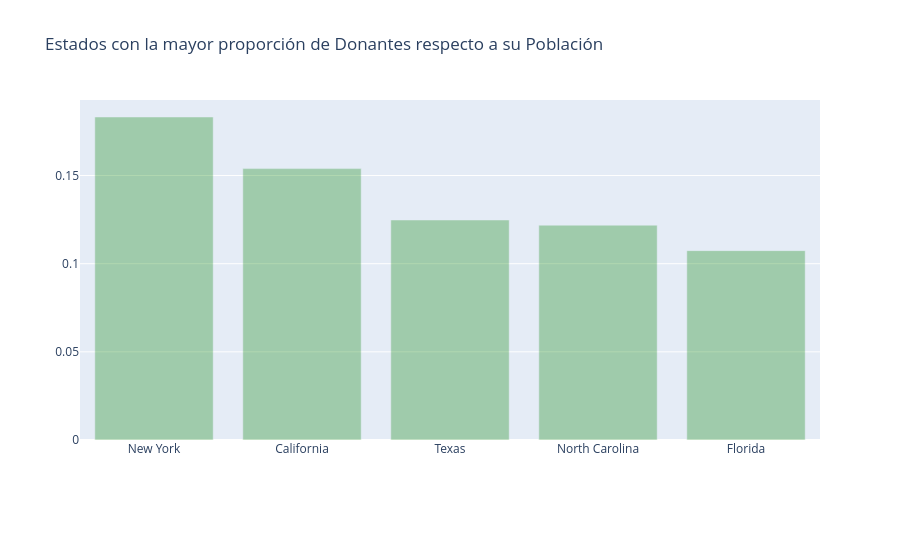

Here is the notebook cell this chart was saved with:
### Markdown cell above
## 2.3 Estados con la mayor **proporción de donantes por habitante** <a id='s2.3'></a>

### Code cell
# Población de cada estado según el censo de 2013
census_2013 = {'Mississippi': 2991207, 'Iowa': 3090416, 'Oklahoma': 3850568, 'Delaware': 925749, 'Minnesota': 5420380, 'Alaska': 735132, 'Illinois': 12882135, 'Arkansas': 2959373, 'New Mexico': 2085287, 'Indiana': 6570902, 'Maryland': 5928814, 'Louisiana': 4625470, 'Texas': 26448193, 'Wyoming': 582658, 'Arizona': 6626624, 'Wisconsin': 5742713, 'Michigan': 9895622, 'Kansas': 2893957, 'Utah': 2900872, 'Virginia': 8260405, 'Oregon': 3930065, 'Connecticut': 3596080, 'New York': 19651127, 'California': 38332521, 'Massachusetts': 6692824, 'West Virginia': 1854304, 'South Carolina': 4774839, 'New Hampshire': 1323459, 'Vermont': 626630, 'Georgia': 9992167, 'North Dakota': 723393, 'Pennsylvania': 12773801, 'Florida': 19552860, 'Hawaii': 1404054, 'Kentucky': 4395295, 'Rhode Island': 1051511, 'Nebraska': 1868516, 'Missouri': 6044171, 'Ohio': 11570808, 'Alabama': 4833722, 'South Dakota': 844877, 'Colorado': 5268367, 'Idaho': 1612136, 'New Jersey': 8899339, 'Washington': 6971406, 'North Carolina': 9848060, 'Tennessee': 6495978, 'Montana': 1015165, 'District of Columbia': 646449, 'Nevada': 2790136, 'Maine': 1328302}

# Contamos cuántos donantes hay por cada estado
donors_from_states = dict(donors_df['Donor State'].value_counts())

# Calculamos la proporción de donantes por cada 100,000 habitantes
don_pop = {}
for state, don in donors_from_states.items():
    if state not in census_2013:
        # Si el estado no está en el censo (por ejemplo "other"), lo ignoramos
        continue
    don_pop[state]  = float(don)*100000/ census_2013[state]

import operator
# Ordenamos los estados de mayor a menor según su proporción de donantes
don_pop = sorted(don_pop.items(), key=operator.itemgetter(1), reverse = True)
# Excluimos el primer elemento (posible valor atípico) y separamos nombres y valores
xx = [x[0] for x in (don_pop)][1:]
yy = [x[1] for x in (don_pop)][1:]

# Creamos la gráfica de barras
trace2 = go.Bar(
    x=xx,
    y=yy,
    name='Donantes respecto a la Población',
    marker=dict(color='green'),
    opacity=0.3
)

data = [trace2]
layout = go.Layout(
    barmode='group',
    legend=dict(dict(x=-.1, y=1.2)),
    margin=dict(b=120),
    title = 'Estados con la mayor proporción de Donantes respecto a su Población',
)

fig = go.Figure(data=data, layout=layout)
iplot(fig, filename='grouped-bar')

### Figure 1 — Plotly figure (JSON) as saved in the notebook; plotly's stock layout.template omitted (floating-point values rounded to 4 significant figures)
{"data": [{"marker": {"color": "green"}, "name": "Donantes respecto a la Población", "opacity": 0.3, "type": "bar", "x": ["New York", "California", "Texas", "North Carolina", "Florida"], "y": [0.1832, 0.1539, 0.1248, 0.1219, 0.1074]}], "layout": {"barmode": "group", "legend": {"x": -0.1, "y": 1.2}, "margin": {"b": 120}, "title": {"text": "Estados con la mayor proporción de Donantes respecto a su Población"}}}
